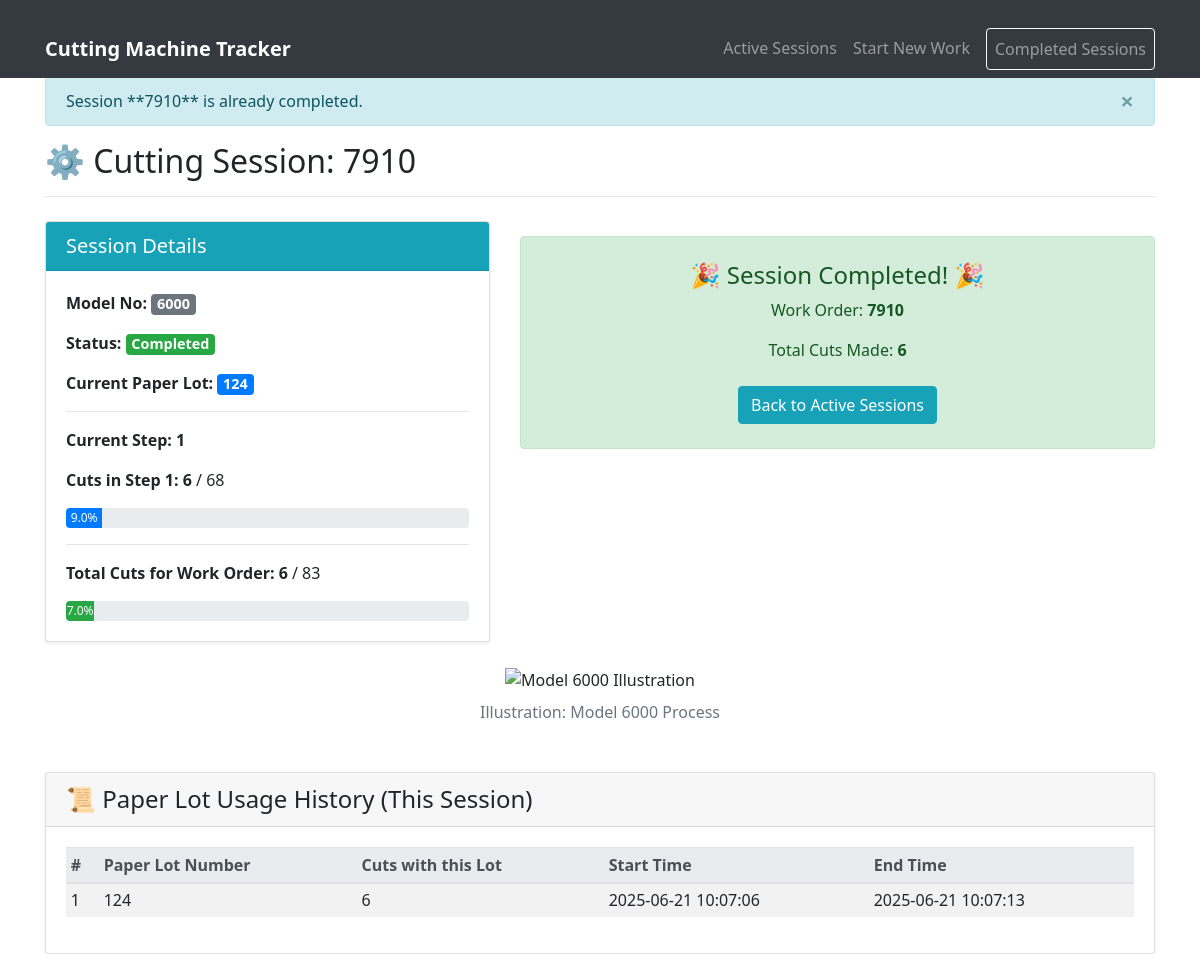
The app's page /session/4 with its own data.
### models.py (models this page shows, shortened)
class CuttingSession(db.Model):
    __tablename__ = 'cutting_session'
    id = db.Column(db.Integer, primary_key=True)
    work_order_code = db.Column(db.String(100), nullable=False)
    model_no = db.Column(db.String(100), nullable=False)
    total_cuts_planned = db.Column(db.Integer, default=68)
    cuts_planned_step1 = db.Column(db.Integer, default=34)
    cuts_planned_step2 = db.Column(db.Integer, default=34)
    current_step = db.Column(db.Integer, default=1)
    cuts_completed_in_current_step = db.Column(db.Integer, default=0)
    total_cuts_completed_for_session = db.Column(db.Integer, default=0)
    active_paper_lot_number = db.Column(db.String(100), nullable=True)
    status = db.Column(db.String(50), default='Ongoing')  # e.g., Ongoing, Paused, Completed
    created_at = db.Column(db.DateTime, default=datetime.utcnow)
    updated_at = db.Column(db.DateTime, default=datetime.utcnow, onupdate=datetime.utcnow)
    lot_usages = db.relationship('PaperLotUsageLog', backref='cutting_session', lazy=True, cascade="all, delete-orphan")

class PaperLotUsageLog(db.Model):
    __tablename__ = 'paper_lot_usage_log'
    id = db.Column(db.Integer, primary_key=True)
    cutting_session_id = db.Column(db.Integer, db.ForeignKey('cutting_session.id'), nullable=False)
    paper_lot_number = db.Column(db.String(100), nullable=False)
    cuts_made_with_this_lot = db.Column(db.Integer, default=0)
    start_time_for_lot = db.Column(db.DateTime, default=datetime.utcnow)
    end_time_for_lot = db.Column(db.DateTime, nullable=True)  # Set when this lot is finished or changed

### app.py (the view)
@app.route('/session/<int:session_id>')
def work_interface(session_id):
    session = db.session.get(CuttingSession, session_id)
    if not session:
        flash("Session not found.", "danger")
        return redirect(url_for('index'))
    if session.status == 'Completed':
        flash(f"Session **{session.work_order_code}** is already completed.", "info")
    lot_history = PaperLotUsageLog.query.filter_by(cutting_session_id=session.id).order_by(
        PaperLotUsageLog.start_time_for_lot.desc()).all()
    return render_template('work_session.html', session=session, lot_history=lot_history)

### templates/work_session.html (shortened to what this page needs)
{% extends "base.html" %}
{% block content %}
    <div class="mb-4">
        <h2>⚙️ Cutting Session: {{ session.work_order_code }}</h2>
        <hr>
    </div>
    <div class="row">
        <div class="col-md-5">
            <div class="card shadow-sm mb-4">
                <div class="card-header bg-info text-white">
                    <h5 class="mb-0">Session Details</h5>
                </div>
                <div class="card-body">
                    <p><strong>Model No:</strong> <span id="display-model-no" class="badge badge-secondary">{{ session.model_no }}</span></p>
                    <p><strong>Status:</strong> <span id="display-session-status" class="badge badge-{{ 'success' if session.status == 'Completed' else ('warning' if session.status == 'Ongoing' else 'secondary') }}">{{ session.status }}</span></p>
                    <p><strong>Current Paper Lot:</strong> <span id="display-current-lot" class="badge badge-primary">{{ session.active_paper_lot_number }}</span></p>
                    <hr>
                    {% if session.model_no == '4500' or session.model_no == '6000' %}
                        <p><strong>Current Step:</strong> <span id="display-current-step" class="font-weight-bold">{{ session.current_step }}</span></p>
                        <p>
                            <strong>Cuts in Step {{session.current_step}}:</strong>
                            <span id="display-cuts-in-step" class="font-weight-bold">{{ session.cuts_completed_in_current_step }}</span> /
                            <span id="display-target-cuts-step">
                                {% if session.current_step == 1 %}{{ session.cuts_planned_step1 }}
                                {% elif session.current_step == 2 %}{{ session.cuts_planned_step2 }}
                                {% else %}N/A{% endif %}
                            </span>
                        </p>
                        <div class="progress mb-2" style="height: 20px;">
                            {% set step_target = (session.cuts_planned_step1 if session.current_step == 1 else session.cuts_planned_step2) %}
                            {% set step_progress = (session.cuts_completed_in_current_step / (step_target if step_target > 0 else 1) * 100) | round %}
                            <div class="progress-bar" role="progressbar" style="width: {{ step_progress }}%;" aria-valuenow="{{ step_progress }}" aria-valuemin="0" aria-valuemax="100">{{ step_progress }}%</div>
                        </div>
                    {% endif %}
                    <hr>
                    <p>
                        <strong>Total Cuts for Work Order:</strong>
                        <span id="display-total-cuts-session" class="font-weight-bold">{{ session.total_cuts_completed_for_session }}</span> / {{ session.total_cuts_planned }}
                    </p>
                     <div class="progress" style="height: 20px;">
                        {% set total_progress = (session.total_cuts_completed_for_session / (session.total_cuts_planned if session.total_cuts_planned > 0 else 1) * 100) | round %}
                        <div class="progress-bar bg-success" role="progressbar" style="width: {{ total_progress }}%;" aria-valuenow="{{ total_progress }}" aria-valuemin="0" aria-valuemax="100">{{ total_progress }}%</div>
                    </div>
                </div>
            </div>
        </div>
        <div class="col-md-7">
            {% if session.status == 'Ongoing' %}
            <div class="card shadow-sm mb-4">
                <div class="card-header bg-light">
                    <h5 class="mb-0">Actions</h5>
                </div>
                <div class="card-body">
                    <form id="logCutForm" method="POST" action="{{ url_for('log_cut', session_id=session.id) }}" class="mb-3 text-center">
                        <button type="submit" id="logCutButton" class="btn btn-primary btn-lg btn-block py-3">
                            <svg xmlns="http://www.w3.org/2000/svg" width="24" height="24" fill="currentColor" class="bi bi-scissors mr-2" viewBox="0 0 16 16">
                                <path d="M3.5 3.5c-.614-.884-.074-1.962.858-2.5L8 7.226 11.642 1c.932.538 1.472 1.616.858 2.5L8.81 8.61l1.556 2.661a2.5 2.5 0 1 1-.794.637L8 9.73l-1.572 2.177a2.5 2.5 0 1 1-.794-.637L7.19 8.61zM2.5 4.5A.5.5 0 0 1 3 4h4a.5.5 0 0 1 0 1H3a.5.5 0 0 1-.5-.5m2.854 2.146a.5.5 0 0 1 0 .708l-1.5 1.5a.5.5 0 1 1-.708-.708l1.5-1.5a.5.5 0 0 1 .708 0M8.5 4A.5.5 0 0 1 9 4.5h4a.5.5 0 0 1 0 1H9a.5.5 0 0 1-.5-.5m-2.854 2.146a.5.5 0 0 1 0 .708l-1.5 1.5a.5.5 0 0 1-.708-.708l1.5-1.5a.5.5 0 0 1 .708 0"/>
                            </svg>
                            Log 1 Cut
                        </button>
                    </form>
                    <button type="button" class="btn btn-warning btn-block" data-toggle="modal" data-target="#changeLotModal">
                        <svg xmlns="http://www.w3.org/2000/svg" width="16" height="16" fill="currentColor" class="bi bi-box-arrow-in-down mr-1" viewBox="0 0 16 16">
                            <path fill-rule="evenodd" d="M3.5 6a.5.5 0 0 0-.5.5v8a.5.5 0 0 0 .5.5h9a.5.5 0 0 0 .5-.5v-8a.5.5 0 0 0-.5-.5h-2.5a.5.5 0 0 1 0-1h2.5a1.5 1.5 0 0 1 1.5 1.5v8a1.5 1.5 0 0 1-1.5 1.5h-9A1.5 1.5 0 0 1 2 14.5v-8A1.5 1.5 0 0 1 3.5 5h2.5a.5.5 0 0 1 0 1z"/>
                            <path fill-rule="evenodd" d="M7.646 11.854a.5.5 0 0 0 .708 0l3-3a.5.5 0 0 0-.708-.708L8.5 10.293V1.5a.5.5 0 0 0-1 0v8.793L5.354 8.146a.5.5 0 1 0-.708.708z"/>
                        </svg>
                        Paper Slot Ends / Change Lot
                    </button>
                    <form method="POST" action="{{ url_for('complete_session_manually', session_id=session.id) }}" class="mt-3" onsubmit="return confirm('Are you sure you want to MANUALLY complete this session? This is irreversible.');">
                        <button type="submit" class="btn btn-danger btn-block">
                             <svg xmlns="http://www.w3.org/2000/svg" width="16" height="16" fill="currentColor" class="bi bi-check-circle-fill mr-1" viewBox="0 0 16 16">
                                <path d="M16 8A8 8 0 1 1 0 8a8 8 0 0 1 16 0m-3.97-3.03a.75.75 0 0 0-1.08.022L7.477 9.417 5.384 7.323a.75.75 0 0 0-1.06 1.06L6.97 11.03a.75.75 0 0 0 1.079-.02l3.992-4.99a.75.75 0 0 0-.01-1.05z"/>
                            </svg>
                            Manually Complete Session
                        </button>
                    </form>
                </div>
            </div>
            {% else %}
            <div class="alert alert-success text-center py-4">
                <h4>🎉 Session Completed! 🎉</h4>
                <p>Work Order: <strong>{{ session.work_order_code }}</strong></p>
                <p>Total Cuts Made: <strong>{{ session.total_cuts_completed_for_session }}</strong></p>
                <a href="{{ url_for('index') }}" class="btn btn-info mt-2">Back to Active Sessions</a>
            </div>
            {% endif %}
        </div>
    </div>
    <div class="text-center mb-4">
        {% if session.model_no == '4500' %}
            <img src="{{ url_for('static', filename='machinecutting.JPG') }}" alt="Model 4500 Illustration" class="img-fluid" style="max-height: 300px;">
            <p class="text-muted mt-2">Illustration: Model 4500 Cutting Process</p>
        {% elif session.model_no == '6000' %}
            <img src="{{ url_for('static', filename='manufactering2image.jpg') }}" alt="Model 6000 Illustration" class="img-fluid" style="max-height: 300px;">
            <p class="text-muted mt-2">Illustration: Model 6000 Process</p>
        {% else %}
            <img src="{{ url_for('static', filename='manufactering2image.jpg') }}" alt="Default Machine Illustration" class="img-fluid" style="max-height: 300px;">
            <p class="text-muted mt-2">Illustration: General Machine Reference</p>
        {% endif %}
    </div>
    <div class="mt-5 card shadow-sm">
        <div class="card-header">
           <h4 class="mb-0">📜 Paper Lot Usage History (This Session)</h4>
        </div>
        <div class="card-body">
        {% if lot_history %}
        <div class="table-responsive">
            <table class="table table-striped table-hover table-sm">
                <thead class="thead-light">
                    <tr>
                        <th>#</th>
                        <th>Paper Lot Number</th>
                        <th>Cuts with this Lot</th>
                        <th>Start Time</th>
                        <th>End Time</th>
                    </tr>
                </thead>
                <tbody>
                    {% for lot_usage in lot_history %}
                    <tr>
                        <td>{{ loop.revindex }}</td>
                        <td>{{ lot_usage.paper_lot_number }}</td>
                        <td>{{ lot_usage.cuts_made_with_this_lot }}</td>
                        <td>{{ lot_usage.start_time_for_lot.strftime('%Y-%m-%d %H:%M:%S') if lot_usage.start_time_for_lot else 'N/A' }}</td>
                        <td>
                            {% if lot_usage.end_time_for_lot %}
                                {{ lot_usage.end_time_for_lot.strftime('%Y-%m-%d %H:%M:%S') }}
                            {% elif lot_usage.paper_lot_number == session.active_paper_lot_number and session.status == 'Ongoing' %}
                                <span class="badge badge-success">Currently Active</span>
                            {% else %}
                                <span class="badge badge-secondary">Ended</span>
                            {% endif %}
                        </td>
                    </tr>
                    {% endfor %}
                </tbody>
            </table>
        </div>
        {% else %}
        <p class="text-muted">No paper lot usage has been recorded yet for this session.</p>
        {% endif %}
        </div>
    </div>
{% endblock %}

### static/css/style.css (style rules this page uses)
body { font-family: 'Segoe UI', Tahoma, Geneva, Verdana, sans-serif; padding-top: 70px; }
.card-header h5 { margin-bottom: 0; }
.badge { font-size: 90%; }

### templates/base.html (style rules this page uses)
body { padding-top: 56px; }
.alert { margin-top: 15px; }

### records on screen
CuttingSession: work_order_code "7910", model_no "6000", status "Completed", active_paper_lot_number "124", current_step "1", cuts_completed_in_current_step "6", cuts_planned_step1 "68", total_cuts_completed_for_session "6", total_cuts_planned "83"
PaperLotUsageLog: paper_lot_number "124", cuts_made_with_this_lot "6", start_time_for_lot "2025-06-21 10:07:06", end_time_for_lot "2025-06-21 10:07:13"

### other values on screen
{{ message }} "Session **7910** is already completed."
{{ step_progress }} "9.0"
{{ total_progress }} "7.0"
